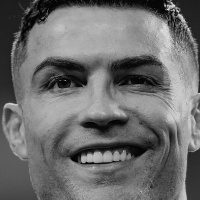
#> input picture datasets/Ronaldo/1.jpg, 200 x 200 px, given in place of the camera
$ python create_data.py
#> lines starting #> are read from the running program, lines starting #| are printed output that depends on the picture; after the words box and inside, x2 and y2 are one past the last pixel; in counts of white or black regions, pixels touching at a corner belong together
import cv2, os  # Import OpenCV and OS modules

# Haar Cascade file for face detection
haar_file = cv2.data.haarcascades + 'haarcascade_frontalface_default.xml'

datasets = 'datasets'      # Main folder to store dataset
sub_data = 'dinas'         # Person name folder (label)

# Create path for saving images
path = os.path.join(datasets, sub_data)

# Create folder if it doesn't exist
if not os.path.isdir(path):
    os.mkdir(path)

(width, height) = (200, 200)  # Resize face images to 200x200

# Load Haar Cascade classifier
face_cascade = cv2.CascadeClassifier(haar_file)

# Start webcam (0 = default camera, 1 = external camera)
webcam = cv2.VideoCapture(0)

count = 1  # Image counter

while count < 31:  # Capture 30 images
    print(count)

    (_, im) = webcam.read()  # Read frame from webcam
#> im is the input picture: shape (200, 200, 3); min 0, max 227, mean 109.6

    # Convert image to grayscale (better for face detection)
    gray = cv2.cvtColor(im, cv2.COLOR_BGR2GRAY)

    # Detect faces in the frame
    faces = face_cascade.detectMultiScale(gray, 1.3, 4)
#> faces = [[12, 9, 181, 181]]

    for (x, y, w, h) in faces:
        # Draw rectangle around face
        cv2.rectangle(im, (x, y), (x+w, y+h), (255, 0, 0), 2)

        # Crop face region
        face = gray[y:y+h, x:x+w]

        # Resize face image
        face_resize = cv2.resize(face, (width, height))

        # Save face image in dataset folder
        cv2.imwrite('%s/%s.png' % (path, count), face_resize)
#> this loop made 1 pass
#> pass 1, `face = gray[y:y+h, x:x+w]`:
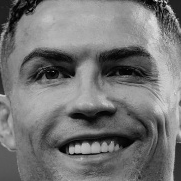
#> face: shape (181, 181); min 0, max 227, mean 117
#> after the loop:
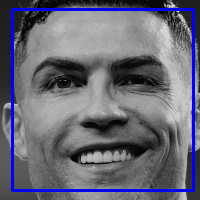
#> im: shape (200, 200, 3); 5.42% of pixels changed, all inside (x1, y1, x2, y2) = (11, 8, 195, 192)

    count += 1  # Increase image count

    # Show webcam window
    cv2.imshow('OpenCV', im)

    # Wait for key press (27 = ESC)
    key = cv2.waitKey(10)
#> (key Esc is pressed here)

    if key == 27:
        break  # Exit if ESC is pressed

# Release webcam and close windows
webcam.release()
cv2.destroyAllWindows()

$ run again, on datasets/Ronaldo/10.jpg
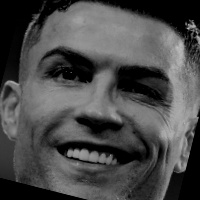
#> input picture datasets/Ronaldo/10.jpg, 200 x 200 px, given in place of the camera
#> im is the input picture: shape (200, 200, 3); min 0, max 194, mean 74.4
#> faces = [[9, 8, 187, 187]]
#> the loop `for (x, y, w, h) in faces:` made 1 pass
#> pass 1, `face = gray[y:y+h, x:x+w]`:
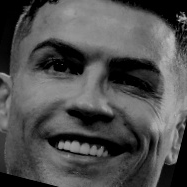
#> face: shape (187, 187); min 0, max 194, mean 80.5
#> after the loop `for (x, y, w, h) in faces:`:
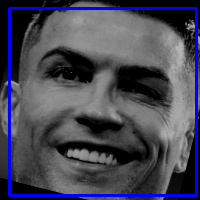
#> im: shape (200, 200, 3); 5.6% of pixels changed, all inside (x1, y1, x2, y2) = (8, 7, 198, 197)

$ run again, on datasets/Ronaldo/11.jpg
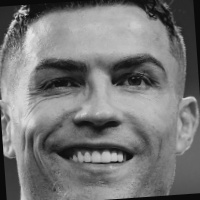
#> input picture datasets/Ronaldo/11.jpg, 200 x 200 px, given in place of the camera
#> im is the input picture: shape (200, 200, 3); min 5, max 229, mean 118.6
#> faces = [[15, 12, 171, 171]]
#> the loop `for (x, y, w, h) in faces:` made 1 pass
#> pass 1, `face = gray[y:y+h, x:x+w]`:
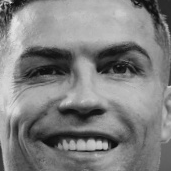
#> face: shape (171, 171); min 11, max 229, mean 128.4
#> after the loop `for (x, y, w, h) in faces:`:
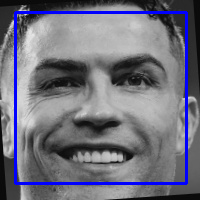
#> im: shape (200, 200, 3); 5.12% of pixels changed, all inside (x1, y1, x2, y2) = (14, 11, 188, 185)
